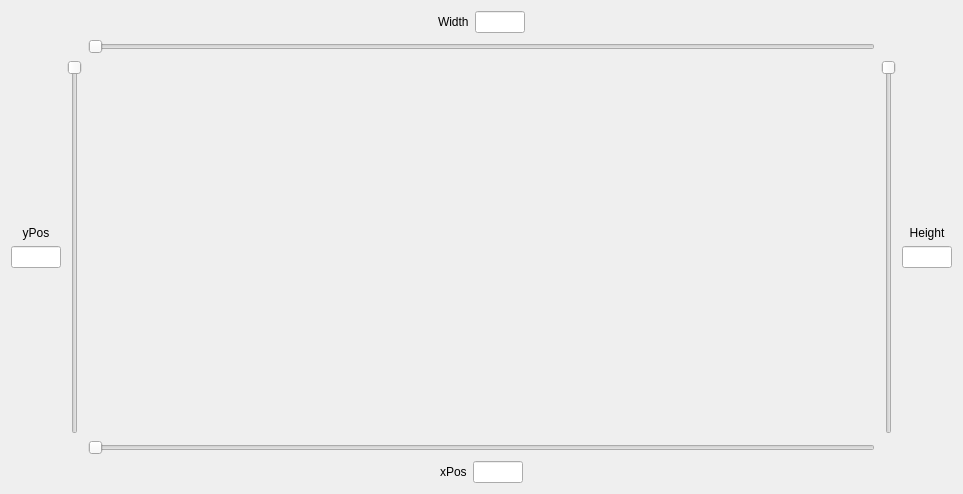
<?xml version="1.0" encoding="UTF-8"?>
<ui version="4.0">
 <class>Form</class>
 <widget class="QWidget" name="Form">
  <property name="geometry">
   <rect>
    <x>0</x>
    <y>0</y>
    <width>963</width>
    <height>494</height>
   </rect>
  </property>
  <property name="windowTitle">
   <string>Form</string>
  </property>
  <layout class="QVBoxLayout" name="verticalLayout">
   <item>
    <layout class="QGridLayout" name="gridLayout">
     <item row="0" column="2">
      <layout class="QHBoxLayout" name="horizontalLayoutWidth">
       <item>
        <spacer name="horizontalSpacerWidthRight">
         <property name="orientation">
          <enum>Qt::Horizontal</enum>
         </property>
         <property name="sizeHint" stdset="0">
          <size>
           <width>40</width>
           <height>20</height>
          </size>
         </property>
        </spacer>
       </item>
       <item>
        <widget class="QLabel" name="labelWidth">
         <property name="text">
          <string>Width</string>
         </property>
        </widget>
       </item>
       <item>
        <widget class="QLineEdit" name="lineEditWidth">
         <property name="maximumSize">
          <size>
           <width>50</width>
           <height>16777215</height>
          </size>
         </property>
        </widget>
       </item>
       <item>
        <spacer name="horizontalSpacerWidthLeft">
         <property name="orientation">
          <enum>Qt::Horizontal</enum>
         </property>
         <property name="sizeHint" stdset="0">
          <size>
           <width>40</width>
           <height>20</height>
          </size>
         </property>
        </spacer>
       </item>
      </layout>
     </item>
     <item row="2" column="0">
      <layout class="QGridLayout" name="gridLayout_3">
       <item row="0" column="0">
        <spacer name="verticalSpacer_3">
         <property name="orientation">
          <enum>Qt::Vertical</enum>
         </property>
         <property name="sizeHint" stdset="0">
          <size>
           <width>20</width>
           <height>40</height>
          </size>
         </property>
        </spacer>
       </item>
       <item row="1" column="0">
        <widget class="QLabel" name="labelYPos">
         <property name="text">
          <string>yPos</string>
         </property>
         <property name="alignment">
          <set>Qt::AlignCenter</set>
         </property>
        </widget>
       </item>
       <item row="2" column="0">
        <widget class="QLineEdit" name="lineEditYPos">
         <property name="maximumSize">
          <size>
           <width>50</width>
           <height>16777215</height>
          </size>
         </property>
        </widget>
       </item>
       <item row="3" column="0">
        <spacer name="verticalSpacer">
         <property name="orientation">
          <enum>Qt::Vertical</enum>
         </property>
         <property name="sizeHint" stdset="0">
          <size>
           <width>20</width>
           <height>40</height>
          </size>
         </property>
        </spacer>
       </item>
      </layout>
     </item>
     <item row="2" column="1">
      <widget class="customIntegerSlider" name="sliderYPos">
       <property name="maximumSize">
        <size>
         <width>19</width>
         <height>16777215</height>
        </size>
       </property>
       <property name="singleStep">
        <number>2</number>
       </property>
       <property name="orientation">
        <enum>Qt::Vertical</enum>
       </property>
       <property name="invertedAppearance">
        <bool>true</bool>
       </property>
      </widget>
     </item>
     <item row="2" column="3">
      <widget class="customIntegerSlider" name="sliderHeight">
       <property name="maximumSize">
        <size>
         <width>19</width>
         <height>16777215</height>
        </size>
       </property>
       <property name="singleStep">
        <number>2</number>
       </property>
       <property name="orientation">
        <enum>Qt::Vertical</enum>
       </property>
       <property name="invertedAppearance">
        <bool>true</bool>
       </property>
      </widget>
     </item>
     <item row="2" column="4">
      <layout class="QGridLayout" name="gridLayout_2">
       <item row="0" column="0">
        <spacer name="verticalSpacer_4">
         <property name="orientation">
          <enum>Qt::Vertical</enum>
         </property>
         <property name="sizeHint" stdset="0">
          <size>
           <width>20</width>
           <height>40</height>
          </size>
         </property>
        </spacer>
       </item>
       <item row="1" column="0">
        <widget class="QLabel" name="labelHeight">
         <property name="text">
          <string>Height</string>
         </property>
         <property name="alignment">
          <set>Qt::AlignCenter</set>
         </property>
        </widget>
       </item>
       <item row="2" column="0">
        <widget class="QLineEdit" name="lineEditHeight">
         <property name="maximumSize">
          <size>
           <width>50</width>
           <height>16777215</height>
          </size>
         </property>
        </widget>
       </item>
       <item row="3" column="0">
        <spacer name="verticalSpacer_2">
         <property name="orientation">
          <enum>Qt::Vertical</enum>
         </property>
         <property name="sizeHint" stdset="0">
          <size>
           <width>20</width>
           <height>40</height>
          </size>
         </property>
        </spacer>
       </item>
      </layout>
     </item>
     <item row="3" column="2">
      <widget class="customIntegerSlider" name="sliderXPos">
       <property name="maximumSize">
        <size>
         <width>16777215</width>
         <height>19</height>
        </size>
       </property>
       <property name="singleStep">
        <number>2</number>
       </property>
       <property name="orientation">
        <enum>Qt::Horizontal</enum>
       </property>
      </widget>
     </item>
     <item row="4" column="2">
      <layout class="QHBoxLayout" name="horizontalLayoutXPos">
       <item>
        <spacer name="horizontalSpacerXPosLeft">
         <property name="orientation">
          <enum>Qt::Horizontal</enum>
         </property>
         <property name="sizeHint" stdset="0">
          <size>
           <width>40</width>
           <height>20</height>
          </size>
         </property>
        </spacer>
       </item>
       <item>
        <widget class="QLabel" name="labelXPos">
         <property name="text">
          <string>xPos</string>
         </property>
        </widget>
       </item>
       <item>
        <widget class="QLineEdit" name="lineEditXPos">
         <property name="maximumSize">
          <size>
           <width>50</width>
           <height>16777215</height>
          </size>
         </property>
        </widget>
       </item>
       <item>
        <spacer name="horizontalSpacerXPosRight">
         <property name="orientation">
          <enum>Qt::Horizontal</enum>
         </property>
         <property name="sizeHint" stdset="0">
          <size>
           <width>40</width>
           <height>20</height>
          </size>
         </property>
        </spacer>
       </item>
      </layout>
     </item>
     <item row="1" column="2">
      <widget class="customIntegerSlider" name="sliderWidth">
       <property name="maximumSize">
        <size>
         <width>16777215</width>
         <height>19</height>
        </size>
       </property>
       <property name="singleStep">
        <number>2</number>
       </property>
       <property name="orientation">
        <enum>Qt::Horizontal</enum>
       </property>
      </widget>
     </item>
    </layout>
   </item>
  </layout>
 </widget>
 <customwidgets>
  <customwidget>
   <class>customIntegerSlider</class>
   <extends>QSlider</extends>
   <header>customGuiElements.h</header>
  </customwidget>
 </customwidgets>
 <resources/>
 <connections/>
</ui>
